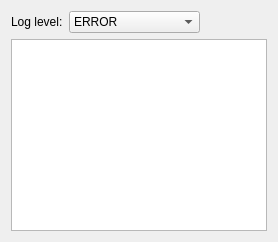
     <widget class="QWidget" name="tab_log">
      <attribute name="title">
       <string>Log</string>
      </attribute>
      <layout class="QGridLayout" name="gridLayout_4">
       <item row="2" column="0">
        <widget class="QTextEdit" name="edit_log">
         <property name="lineWrapMode">
          <enum>QTextEdit::NoWrap</enum>
         </property>
         <property name="readOnly">
          <bool>true</bool>
         </property>
        </widget>
       </item>
       <item row="0" column="0">
        <layout class="QHBoxLayout" name="horizontalLayout">
         <property name="topMargin">
          <number>0</number>
         </property>
         <item>
          <widget class="QLabel" name="label_2">
           <property name="text">
            <string>Log level:</string>
           </property>
          </widget>
         </item>
         <item>
          <widget class="QComboBox" name="combo_log_level">
           <item>
            <property name="text">
             <string>ERROR</string>
            </property>
           </item>
           <item>
            <property name="text">
             <string>WARNING</string>
            </property>
           </item>
           <item>
            <property name="text">
             <string>INFO</string>
            </property>
           </item>
           <item>
            <property name="text">
             <string>DEBUG</string>
            </property>
           </item>
           <item>
            <property name="text">
             <string>PYQODE_DEBUG</string>
            </property>
           </item>
          </widget>
         </item>
         <item>
          <spacer name="horizontalSpacer_3">
           <property name="orientation">
            <enum>Qt::Horizontal</enum>
           </property>
           <property name="sizeHint" stdset="0">
            <size>
             <width>40</width>
             <height>20</height>
            </size>
           </property>
          </spacer>
         </item>
        </layout>
       </item>
      </layout>
     </widget>
